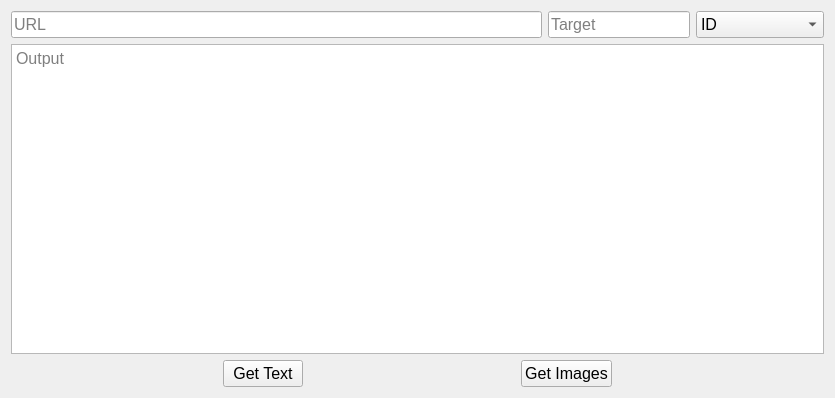
<?xml version="1.0" encoding="UTF-8"?>
<ui version="4.0">
 <class>Form</class>
 <widget class="QWidget" name="Form">
  <property name="geometry">
   <rect>
    <x>0</x>
    <y>0</y>
    <width>835</width>
    <height>398</height>
   </rect>
  </property>
  <property name="sizePolicy">
   <sizepolicy hsizetype="Preferred" vsizetype="Preferred">
    <horstretch>0</horstretch>
    <verstretch>0</verstretch>
   </sizepolicy>
  </property>
  <property name="windowTitle">
   <string>Selenium App</string>
  </property>
  <layout class="QVBoxLayout" name="verticalLayout">
   <item>
    <layout class="QHBoxLayout" name="horizontalLayout">
     <item>
      <widget class="QLineEdit" name="url">
       <property name="sizePolicy">
        <sizepolicy hsizetype="Expanding" vsizetype="Preferred">
         <horstretch>0</horstretch>
         <verstretch>0</verstretch>
        </sizepolicy>
       </property>
       <property name="font">
        <font>
         <family>Arial</family>
         <pointsize>12</pointsize>
        </font>
       </property>
       <property name="placeholderText">
        <string>URL</string>
       </property>
      </widget>
     </item>
     <item>
      <widget class="QLineEdit" name="findtarget">
       <property name="enabled">
        <bool>true</bool>
       </property>
       <property name="sizePolicy">
        <sizepolicy hsizetype="Fixed" vsizetype="Preferred">
         <horstretch>0</horstretch>
         <verstretch>0</verstretch>
        </sizepolicy>
       </property>
       <property name="font">
        <font>
         <family>Arial</family>
         <pointsize>12</pointsize>
        </font>
       </property>
       <property name="frame">
        <bool>true</bool>
       </property>
       <property name="placeholderText">
        <string>Target</string>
       </property>
      </widget>
     </item>
     <item>
      <widget class="QComboBox" name="method">
       <property name="font">
        <font>
         <family>Arial</family>
         <pointsize>12</pointsize>
        </font>
       </property>
       <property name="currentText">
        <string>ID</string>
       </property>
       <property name="placeholderText">
        <string/>
       </property>
       <item>
        <property name="text">
         <string>ID</string>
        </property>
       </item>
       <item>
        <property name="text">
         <string>Class</string>
        </property>
       </item>
       <item>
        <property name="text">
         <string>Name</string>
        </property>
       </item>
       <item>
        <property name="text">
         <string>CSS Selector</string>
        </property>
       </item>
      </widget>
     </item>
    </layout>
   </item>
   <item>
    <widget class="QTextEdit" name="output">
     <property name="font">
      <font>
       <family>Arial</family>
       <pointsize>12</pointsize>
      </font>
     </property>
     <property name="readOnly">
      <bool>true</bool>
     </property>
     <property name="placeholderText">
      <string>Output</string>
     </property>
    </widget>
   </item>
   <item>
    <layout class="QHBoxLayout" name="horizontalLayout_2">
     <item>
      <widget class="QPushButton" name="gettext">
       <property name="sizePolicy">
        <sizepolicy hsizetype="Fixed" vsizetype="Fixed">
         <horstretch>0</horstretch>
         <verstretch>0</verstretch>
        </sizepolicy>
       </property>
       <property name="font">
        <font>
         <family>Arial</family>
         <pointsize>12</pointsize>
        </font>
       </property>
       <property name="text">
        <string>Get Text</string>
       </property>
      </widget>
     </item>
     <item>
      <widget class="QPushButton" name="getimg">
       <property name="sizePolicy">
        <sizepolicy hsizetype="Fixed" vsizetype="Fixed">
         <horstretch>0</horstretch>
         <verstretch>0</verstretch>
        </sizepolicy>
       </property>
       <property name="font">
        <font>
         <family>Arial</family>
         <pointsize>12</pointsize>
        </font>
       </property>
       <property name="text">
        <string>Get Images</string>
       </property>
      </widget>
     </item>
    </layout>
   </item>
  </layout>
 </widget>
 <resources/>
 <connections/>
</ui>
